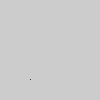
Frame 1 (no input)
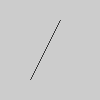
Frame 60 (the mouse pressed at the canvas centre just before this capture)
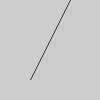
Frame 120 (the mouse held since frame 60 and released just before this capture)

The Processing sketch that drew these frames (run headless with seeded random() and noise(); from frame 60 on, the mouse is pressed at the canvas centre):

// Processing sketch: Ex_03
// ── Ex_03.pde
Blade diagonal;

void setup() {
  size(100, 100);
  diagonal = new Blade(30, 80);
}

void draw() {
  diagonal.grow();
}

void mouseMoved() {
  diagonal.seed(mouseX, mouseY);
}

class Blade {
  float x, y;
  Blade(int xpos, int ypos) {
    x = xpos;
    y = ypos;
  }
  void seed(int xpos, int ypos) {
    x = xpos;
    y = ypos;
  }
  void grow() {
    x += 0.5;
    y -= 1.0;
    point(x, y);
  }
}
